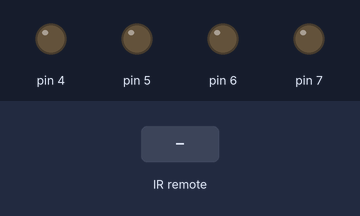
Recording of a sketch running on a simulated Arduino Uno, built with avr-gcc and run on an emulated ATmega328P. On the bench: output pins drawn as LEDs (lit = HIGH). The inputs (shaded band) are chosen by the test bench.

Above: at 1.2 s.
1.3 s: infrared code 0xE0E028D7 received
At 2.7 s:
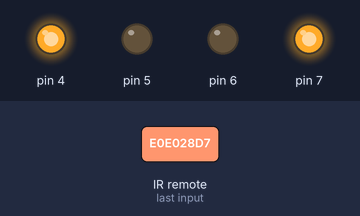
Timing chart, 0 to 4.3 s (numbered marks = the images above; inputs shaded):
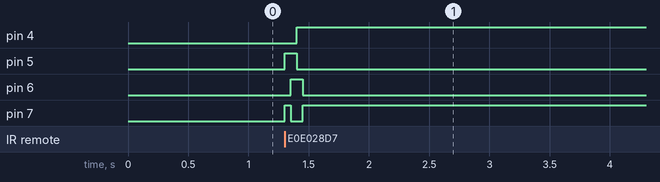

Measured:
- after the input at 1.3 s, pin 4: LOW → HIGH after 0.10 s; pin 5: LOW → HIGH at once, → LOW 0.10 s later; pin 6: LOW → HIGH after 0.05 s, → LOW 0.10 s later; pin 7: LOW → HIGH at once, → LOW 0.05 s later, → HIGH 0.10 s later

The sketch:

remote_control.ino
```cpp
/*
  IR Receiver Demonstration 1
  IR-Rcv-Demo1.ino
  Demonstrates IR codes with IR Receiver
  Displays results on Serial Monitor

  DroneBot Workshop 2017
  http://dronebotworkshop.com
*/

// Include IR Remote Library by Ken Shirriff
#include <IRremote.h>


// Define sensor pin
const int RECV_PIN = 9;

// Define IR Receiver and Results Objects
IRrecv irrecv(RECV_PIN);
decode_results results;

void setup(){
  // Serial Monitor @ 9600 baud
  Serial.begin(9600);
  // Enable the IR Receiver
  irrecv.enableIRIn();

  pinMode(4, OUTPUT);
  pinMode(5, OUTPUT);
  pinMode(6, OUTPUT);
  pinMode(7, OUTPUT);
}

void loop(){
    if (irrecv.decode(&results)){

        switch(results.value){
          case 0xE0E028D7: //Green Keypad Button - volume up
              digitalWrite(4, LOW);  //assumes 7 and 4 are already high: goes 6 & 7
              digitalWrite(7, HIGH);
              digitalWrite(5, HIGH);
              delay(50);
              digitalWrite(7, LOW); // 5 & 6
              digitalWrite(6, HIGH);
              delay(50);
              digitalWrite(5, LOW); //4 & 5
              digitalWrite(4, HIGH);
              delay(50);
              digitalWrite(6, LOW); //7 & 4
              digitalWrite(7, HIGH);
              break;

          case 0xE0E036C9: //Red Keypad Button - volume down
              digitalWrite(7, LOW);  //assumes 7 and 4 are already high: goes 4 & 6
              digitalWrite(4, HIGH); //yellow
              digitalWrite(6, HIGH); //yellow
              delay(50);
              digitalWrite(4, LOW); //5 & 6
              digitalWrite(5, HIGH); //green
              delay(50);
              digitalWrite(6, LOW); // 6 & 7
              digitalWrite(7, HIGH); //orange
              delay(50);
              digitalWrite(5, LOW); //7 & 4
              digitalWrite(4, HIGH); //white
              break;
        }

        irrecv.resume();
  }
}
```
